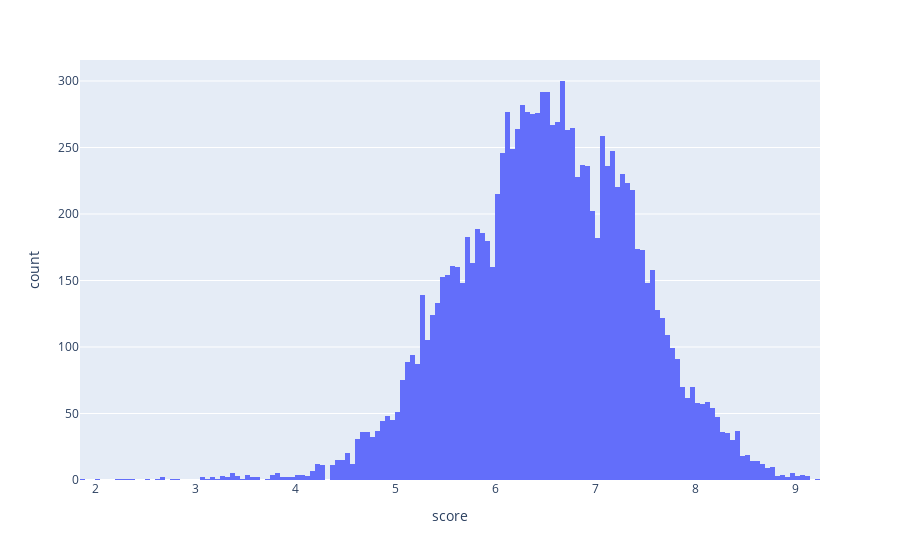
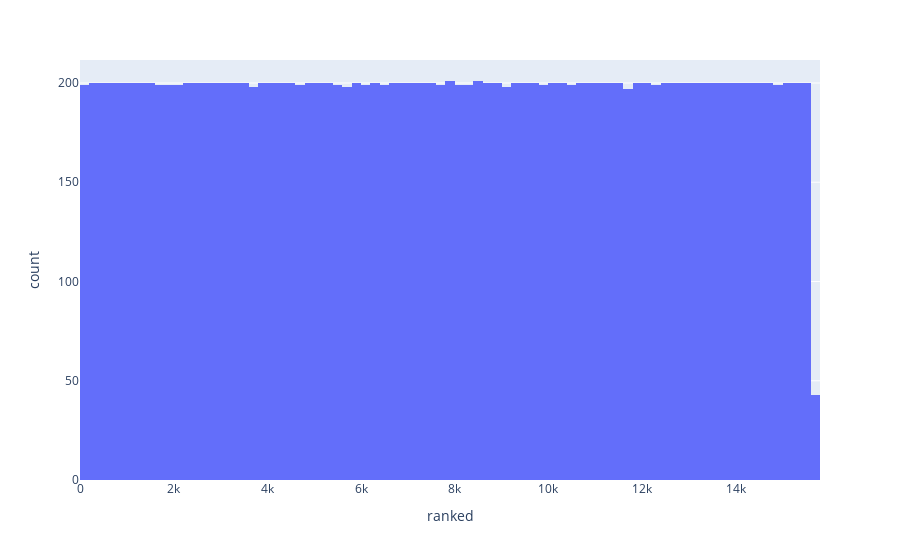
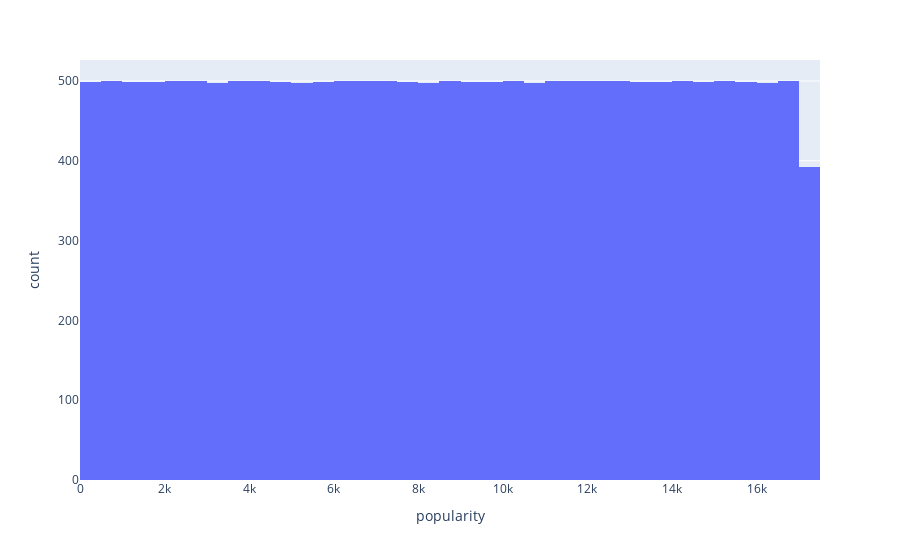
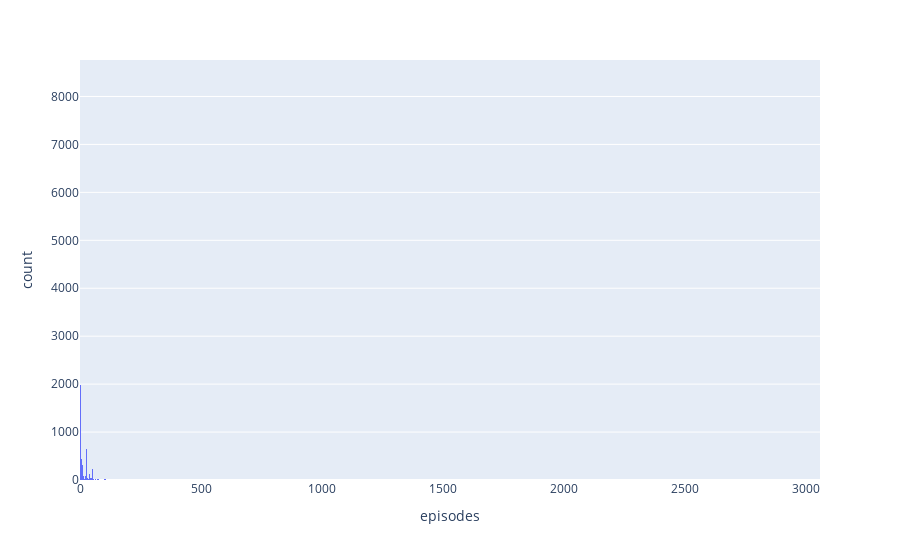

Notebook cell for these charts, in order:
### Code cell
# Histogramme d'episodes, score, popularity, ranked, duration
import plotly.express as px
cols=["score","ranked","popularity","episodes","duration"]
for col in cols:
    px.histogram(df,col).show()

### Figure 1 — Plotly figure (JSON) as saved in the notebook; plotly's stock layout.template omitted (floating-point values rounded to 4 significant figures; data arrays with more than 128 entries replaced by an {"elided": "..."} marker saying what was removed)
{"data": [{"alignmentgroup": "True", "bingroup": "x", "hovertemplate": "score=%{x}<br>count=%{y}<extra></extra>", "legendgroup": "", "marker": {"color": "#636efa"}, "name": "", "offsetgroup": "", "orientation": "v", "showlegend": false, "type": "histogram", "x": {"elided": "17370 float values"}, "xaxis": "x", "yaxis": "y"}], "layout": {"barmode": "relative", "legend": {"tracegroupgap": 0}, "margin": {"t": 60}, "xaxis": {"anchor": "y", "domain": [0, 1], "title": {"text": "score"}}, "yaxis": {"anchor": "x", "domain": [0, 1], "title": {"text": "count"}}}}

### Figure 2 — Plotly figure (JSON) as saved in the notebook; plotly's stock layout.template omitted (floating-point values rounded to 4 significant figures; data arrays with more than 128 entries replaced by an {"elided": "..."} marker saying what was removed)
{"data": [{"alignmentgroup": "True", "bingroup": "x", "hovertemplate": "ranked=%{x}<br>count=%{y}<extra></extra>", "legendgroup": "", "marker": {"color": "#636efa"}, "name": "", "offsetgroup": "", "orientation": "v", "showlegend": false, "type": "histogram", "x": {"elided": "17370 int values"}, "xaxis": "x", "yaxis": "y"}], "layout": {"barmode": "relative", "legend": {"tracegroupgap": 0}, "margin": {"t": 60}, "xaxis": {"anchor": "y", "domain": [0, 1], "title": {"text": "ranked"}}, "yaxis": {"anchor": "x", "domain": [0, 1], "title": {"text": "count"}}}}

### Figure 3 — Plotly figure (JSON) as saved in the notebook; plotly's stock layout.template omitted (floating-point values rounded to 4 significant figures; data arrays with more than 128 entries replaced by an {"elided": "..."} marker saying what was removed)
{"data": [{"alignmentgroup": "True", "bingroup": "x", "hovertemplate": "popularity=%{x}<br>count=%{y}<extra></extra>", "legendgroup": "", "marker": {"color": "#636efa"}, "name": "", "offsetgroup": "", "orientation": "v", "showlegend": false, "type": "histogram", "x": {"elided": "17370 int values"}, "xaxis": "x", "yaxis": "y"}], "layout": {"barmode": "relative", "legend": {"tracegroupgap": 0}, "margin": {"t": 60}, "xaxis": {"anchor": "y", "domain": [0, 1], "title": {"text": "popularity"}}, "yaxis": {"anchor": "x", "domain": [0, 1], "title": {"text": "count"}}}}

### Figure 4 — Plotly figure (JSON) as saved in the notebook; plotly's stock layout.template omitted (floating-point values rounded to 4 significant figures; data arrays with more than 128 entries replaced by an {"elided": "..."} marker saying what was removed)
{"data": [{"alignmentgroup": "True", "bingroup": "x", "hovertemplate": "episodes=%{x}<br>count=%{y}<extra></extra>", "legendgroup": "", "marker": {"color": "#636efa"}, "name": "", "offsetgroup": "", "orientation": "v", "showlegend": false, "type": "histogram", "x": {"elided": "17370 int values"}, "xaxis": "x", "yaxis": "y"}], "layout": {"barmode": "relative", "legend": {"tracegroupgap": 0}, "margin": {"t": 60}, "xaxis": {"anchor": "y", "domain": [0, 1], "title": {"text": "episodes"}}, "yaxis": {"anchor": "x", "domain": [0, 1], "title": {"text": "count"}}}}
